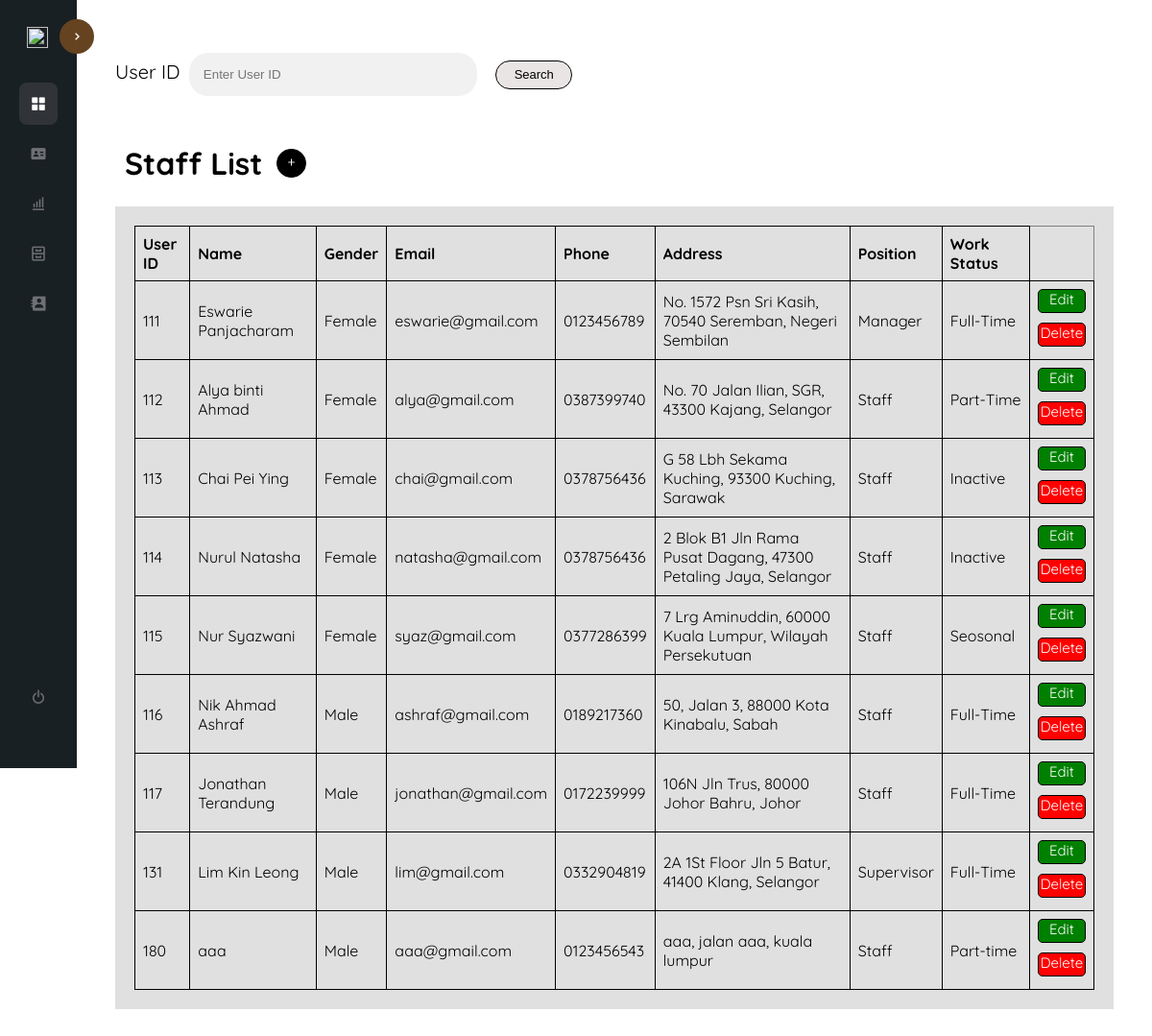
/directory.php, run on the app's committed database.
### tables this page shows
CREATE TABLE `staff_records` (
  `user_id` int(11) NOT NULL,
  `name` varchar(255) NOT NULL,
  `gender` varchar(20) NOT NULL,
  `email` varchar(255) NOT NULL,
  `phone` varchar(255) NOT NULL,
  `address` varchar(255) NOT NULL,
  `position` varchar(255) DEFAULT NULL,
  `salary` decimal(15,2) NOT NULL,
  `deduction` decimal(15,2) NOT NULL,
  `net_pay` decimal(15,2) NOT NULL,
  `work_status` varchar(255) DEFAULT NULL
);

### directory.php (the view, shortened to what this page needs)
<html lang="en">
<head>
  <link rel="stylesheet" href="css/style.css" />
  <link href='https://unpkg.com/boxicons@2.1.4/css/boxicons.min.css' rel='stylesheet'>
</head>
<body>
  <?php include("sidebar.php"); ?>
  <div class="content-container">
    <div class="search_container">
         <form method="POST" action="">
            <div class="textbox-container">
               <label for="user_id" class="leave_label1">User ID</label>
               <input type="text" id="user_id" name="search_user_id" placeholder="Enter User ID">
               <button type="submit" class="btnsearch" name="searchButton">Search</button>
            </div>
         </form>
    </div><br>
    <div class="title-btn">
        <h1 class="title" style="margin-left:10px">Staff List</h1>
        <a href="add_staff.php" class="btnsearch2">+</a>
    </div>
         <div class="summary_table">
         <?php
               include("connect.php");
               if (isset($_POST['search_user_id']) ) {
                  $search_user_id = $_POST['search_user_id'];
                  $sql = "SELECT * FROM staff_records WHERE 1";
                  if (!empty($search_user_id)) {
                     $sql .= " AND user_id = '$search_user_id'";
                  }
               } else {
                  $sql = "SELECT * FROM staff_records";
               }
               $result = $conn->query($sql);
               if ($result->num_rows > 0) {
                  echo "<table border='1'>";
                  echo "<thead>";
                  echo "<tr><th>User ID</th><th>Name</th><th>Gender</th><th>Email</th><th>Phone</th><th>Address</th><th>Position</th><th>Work Status</th></tr>";
                  echo "</thead>";
                  echo "<tbody>";
                  while ($row = $result->fetch_assoc()) {
                     echo "<tr><td>" . $row["user_id"];
                     echo "</td><td>" . $row["name"];
                     echo "</td><td>" . $row["gender"];
                     echo "</td><td>" . $row["email"];
                     echo "</td><td>" . $row["phone"];
                     echo "</td><td>". $row["address"];
                     echo "</td><td>" . $row["position"];
                     echo "</td><td>" . $row["work_status"];
                     echo "</td><td>
                           <div class='btn-group'>
                              <a href='edit_staff.php?user_id=$row[user_id] & name=$row[name] & gender=$row[gender] & email=$row[email] &
                              phone=$row[phone] & address=$row[address] & position=$row[position]
                              & work_status=$row[work_status] ' class='btn1' value='Edit'>Edit</a>
                              <a href='directory.php?user_id=$row[user_id]' class='btn2' value='Delete'>Delete</a>
                           </div>";
                     echo "</td></tr>";
                  }
                  echo "</tbody>";
                  echo "</table>";
               } else {
                  echo "No results found";
               }
            ?>
         </div>
</body>
</html>

### sidebar.php (shortened to what this page needs)
<nav class="nav-sidebar" id="sidebar">
    <div class="wrapper">
      <div class="nav-toggle" id="nav-toggle">
        <i class='bx bx-chevron-right'></i>
      </div>
      <div class="sidebar-inner">
        <div class="logo-container">
          <div class="logo-wrapper">
            <div class="logo">
              <img src="img/logo.png" alt="Logo">
            </div>
          </div>
        </div>
        <div class="menu-container">
          <div class="menu-header">
            <a href="announcement.php" class="menu active">
              <div class="menu-wrapper">
                <div class="icon">
                  <i class='bx bxs-grid-alt'></i>
                </div>
              </div>
            </a>
            <a href="profile.php" class="menu">
              <div class="menu-wrapper">
                <div class="icon">
                  <i class='bx bxs-id-card'></i>
                </div>
              </div>
            </a>
            <a href="performance.php" class="menu">
              <div class="menu-wrapper">
                <div class="icon">
                  <i class='bx bx-bar-chart-alt'></i>
                </div>
              </div>
            </a>
            <a href="documentation.php" class="menu">
              <div class="menu-wrapper">
                <div class="icon">
                  <i class='bx bx-cabinet'></i>
                </div>
              </div>
            </a>
            <a href="directory.php" class="menu">
              <div class="menu-wrapper">
                <div class="icon">
                  <i class='bx bxs-contact'></i>
                </div>
              </div>
            </a>
          </div>
          <div class="menu-footer">
            <a href="logout.php" class="menu">
              <div class="menu-wrapper">
                <div class="icon">
                  <i class='bx bx-power-off'></i>
                </div>
              </div>
            </a>
          </div>
        </div>
      </div>
    </div>
  </nav>

### assets/css/style.css (style rules this page uses)
:root { --p-color: #192023; --s-color: #303439; --bradius: .5rem; }
* { margin: 0; padding: 0; box-sizing: border-box; }
body { font-family: 'Quicksand', sans-serif; }
a { text-decoration: none; color: inherit; }
.nav-sidebar { position: fixed; width: 5rem; height: 100vh; transition: width .5s; background: var(--p-color); }
.nav-sidebar .wrapper { position: relative; height: 100%; padding: 1rem 1.25rem; }
.nav-sidebar .wrapper .sidebar-inner { height: 100%; }
.nav-sidebar .logo-container { position: relative; }
.nav-sidebar .logo-container .logo-wrapper { display: flex; align-items: center; }
.nav-sidebar .logo-container .logo { padding: 0.75rem 0.75rem 0.75rem 0.5rem; }
.nav-sidebar .logo-container .logo img { display: block; width: 1.375rem; height: 1.375rem; transition: width .25s, height .25s; }
.nav-sidebar .nav-toggle { position: absolute; top: 1.25rem; right: -1.125rem; width: 2.25rem; height: 2.25rem; display: flex; justify-content: center; align-items: center; border-radius: 50%; cursor: pointer; z-index: 3; background: #654321; color: #FFFFFF; -webkit-transition: .5s; transition: .5s; }
.nav-sidebar .menu-container { height: 100%; margin-top: 1rem; display: flex; flex-direction: column; justify-content: space-between; }
.nav-sidebar .menu-container .menu-wrapper { display: flex; align-items: center; }
.nav-sidebar .menu-container .menu { display: block; margin: .5rem 0; padding: .75rem; border-radius: var(--bradius); transition: background .25s; }
.nav-sidebar .menu-container .menu:hover, .nav-sidebar .menu-container .menu.active { background: var(--s-color); }
.nav-sidebar .menu-container .menu .icon { width: 1rem; height: 1rem; display: flex; justify-content: center; align-items: center; margin-right: .875rem; }
.nav-sidebar .menu-container .menu .icon i { font-size: 1.125rem; color: #6F7074; transition: color .25s; }
.nav-sidebar .menu-container .menu:hover .icon i, .nav-sidebar .menu-container .menu.active .icon i { color: #FFFFFF; }
.nav-sidebar .menu-container .menu-footer { padding-bottom: 5rem; }
.content-container { width: calc(100% - 5rem); margin: 0 0 0 auto; padding: 2.5rem; transition: width .5s; }
.search_container { display: flex; padding-top: 10px; }
input[type=text] { width: 300px; padding: 15px; margin: 5px 0 0 0; display: inline-block; border: none; background: #f1f1f1; border-radius: 20px; }
.leave_label1 { font-size: 20px; padding-top: 13px; padding-right: 5px; }
.btnsearch, .btnsearch2 { height: 30px; width: 80px; font-size: 13px; margin-left: 15px; background-color: rgb(234, 229, 229); border: 1px solid rgb(0, 0, 0); border-radius: 20px; cursor: pointer; }
.btnsearch2 { margin-left: 15px; margin-top: 35px; display: inline-block; font-size: 15px; height: 30px; width: auto; text-align: center; padding: 3px 10px; background-color: rgb(0, 0, 0); color: white; }
.title-btn { display: flex; flex-direction: row; }
.summary_table { margin-top: 10px; background-color: rgb(224, 224, 224); padding: 20px 20px; height: auto; }
table { border-collapse: collapse; width: 100%; }
td, th { border: 1px solid #000000; text-align: left; padding: 8px; }
.title { text-align: left; margin-top: 30px; margin-bottom: 15px; }
.btn-group .btn1, .btn-group .btn2 { height: 25px; width: 50px; display: block; border: 1px solid black; color: white; cursor: pointer; border-radius: 5px; text-align: center; font-size: 15px; }
.btn1 { margin-bottom: 10px; background-color: green; }
.btn2 { margin-bottom: 5px; background-color: red; }

### data on the page
staff_records: user_id "111", name "Eswarie Panjacharam", gender "Female", email "eswarie@gmail.com", phone "0123456789", address "No. 1572 Psn Sri Kasih, 70540 Seremban, Negeri Sembilan", position "Manager", work_status "Full-Time"
staff_records: user_id "112", name "Alya binti Ahmad", gender "Female", email "alya@gmail.com", phone "0387399740", address "No. 70 Jalan Ilian, SGR, 43300 Kajang, Selangor", position "Staff", work_status "Part-Time"
staff_records: user_id "113", name "Chai Pei Ying", gender "Female", email "chai@gmail.com", phone "0378756436", address "G 58 Lbh Sekama Kuching, 93300 Kuching, Sarawak", position "Staff", work_status "Inactive"
staff_records: user_id "114", name "Nurul Natasha", gender "Female", email "natasha@gmail.com", phone "0378756436", address "2 Blok B1 Jln Rama Pusat Dagang, 47300 Petaling Jaya, Selangor", position "Staff", work_status "Inactive"
staff_records: user_id "115", name "Nur Syazwani", gender "Female", email "syaz@gmail.com", phone "0377286399", address "7 Lrg Aminuddin, 60000 Kuala Lumpur, Wilayah Persekutuan", position "Staff", work_status "Seosonal"
staff_records: user_id "116", name "Nik Ahmad Ashraf", gender "Male", email "ashraf@gmail.com", phone "0189217360", address "50, Jalan 3, 88000 Kota Kinabalu, Sabah", position "Staff", work_status "Full-Time"
staff_records: user_id "117", name "Jonathan Terandung", gender "Male", email "jonathan@gmail.com", phone "0172239999", address "106N Jln Trus, 80000 Johor Bahru, Johor", position "Staff", work_status "Full-Time"
staff_records: user_id "131", name "Lim Kin Leong", gender "Male", email "lim@gmail.com", phone "0332904819", address "2A 1St Floor Jln 5 Batur, 41400 Klang, Selangor", position "Supervisor", work_status "Full-Time"
staff_records: user_id "180", name "aaa", gender "Male", email "aaa@gmail.com", phone "0123456543", address "aaa, jalan aaa, kuala lumpur", position "Staff", work_status "Part-time"
